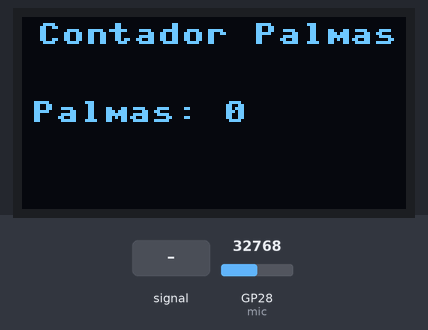
This program was run on a simulated Raspberry Pi Pico running MicroPython. Parts: 128×64 one-colour display. The test bench sets the inputs (shaded band); at power-on: GP28 (mic) = 32768 (analog values on the 0–65535 scale). What the program prints to the serial console is not drawn.

Above: at 1.2 s.
1.3 s: GP28 (mic) fed a 200 Hz sine of ±16383 counts around its level
At 1.51 s:
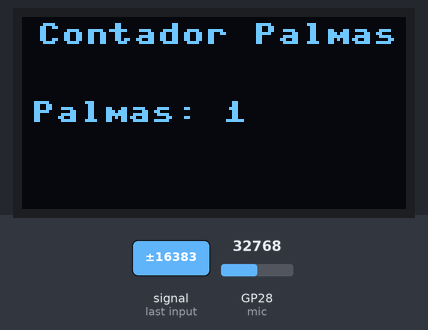
At 2.43 s:
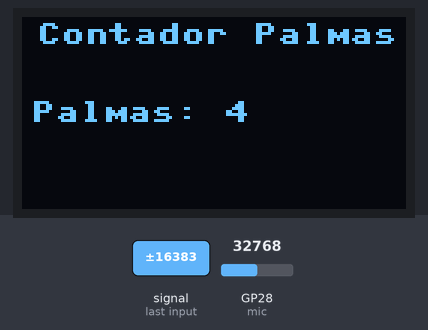
Timing chart, 0 to 4.3 s (numbered marks = the images above; inputs shaded):
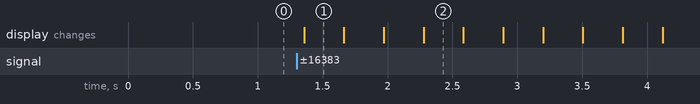

Measured:
- after the input at 1.3 s, the display: changes after 0.06 s (image 1)

The program:

microfone_contar_palmas.py
```python
# microfone_contar_palmas.py
# Conta palmas detectadas pelo microfone e mostra no display
# Blocos: Contar palmas, Total de palmas

from machine import Pin, I2C, ADC
from ssd1306 import SSD1306_I2C
import time

# Configuração
i2c = I2C(1, scl=Pin(3), sda=Pin(2), freq=400000)
oled = SSD1306_I2C(128, 64, i2c)
mic = ADC(Pin(28))

_MIC_OFFSET = 32768
_palmas = 0
_mic_ultima_palma = 0
LIMIAR_PALMA = 8000
COOLDOWN_MS = 300

print("Bata palmas! O contador aparece no display.")

while True:
 # Lê amostras
    pico = 0
    for _ in range(50):
        val = abs(mic.read_u16() - _MIC_OFFSET)
        if val > pico:
            pico = val

 # Detecta palma
    agora = time.ticks_ms()
    if pico > LIMIAR_PALMA and time.ticks_diff(agora, _mic_ultima_palma) > COOLDOWN_MS:
        _palmas += 1
        _mic_ultima_palma = agora
        print("Palma detectada! Total:", _palmas)

 # Mostra no display
    oled.fill(0)
    oled.text("Contador Palmas", 5, 2, 1)
    oled.text("Palmas: " + str(_palmas), 3, 28, 1)
    oled.show()

    time.sleep_ms(50)
```
